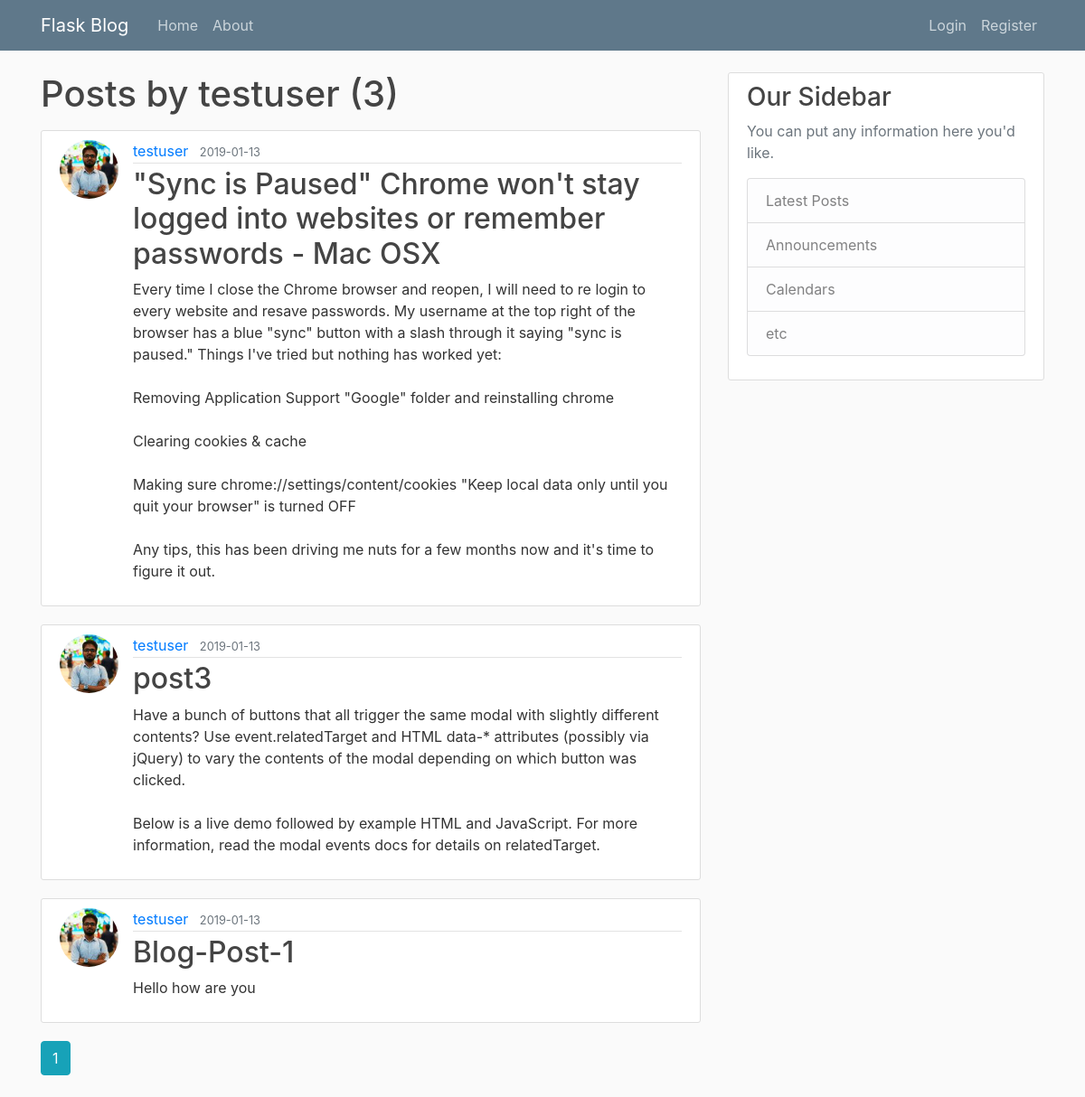
The app's page /user/testuser with its own data.
### flaskblog/models.py (models this page shows, shortened)
class User(db.Model, UserMixin):
    id = db.Column(db.Integer, primary_key=True)
    username = db.Column(db.String(20), unique=True, nullable=False)
    email = db.Column(db.String(120), unique=True, nullable=False)
    image_file = db.Column(db.String(20), nullable=False, default='default.jpg')
    password = db.Column(db.String(60), nullable=False)
    posts = db.relationship('Post', backref='author', lazy=True)

class Post(db.Model):
    id = db.Column(db.Integer, primary_key=True)
    title =  db.Column(db.String(120),  nullable=False)
    date_posted = db.Column(db.DateTime, nullable=False, default=datetime.utcnow)
    content = db.Column(db.Text, nullable=False)
    user_id = db.Column(db.Integer, db.ForeignKey('user.id'), nullable=False)

### flaskblog/routes.py (the view)
@app.route("/user/<string:username>")
def user_posts(username):
    page = request.args.get('page', 1, type=int)
    user = User.query.filter_by(username=username).first_or_404()
    posts = Post.query.filter_by(author=user)\
        .order_by(Post.date_posted.desc())\
        .paginate(page=page, per_page=5)
    return render_template('user_post.html', posts=posts, user=user)

### flaskblog/templates/user_post.html
{% extends "layout.html" %}
{% block content %}
    <h1 class="mb-3">Posts by {{ user.username }} ({{ posts.total }})</h1>
    {% for post in posts.items %}
        <article class="media content-section">
            <img class="rounded-circle article-img"
                 src="{{ url_for('static',filename='profile_pics/' + post.author.image_file) }}">
            <div class="media-body">
                <div class="article-metadata">
                    <a class="mr-2" href="{{ url_for('user_posts', username=post.author.username) }}">{{ post.author.username }}</a>
                    <small class="text-muted">{{ post.date_posted.strftime('%Y-%m-%d') }}</small>
                </div>
                <h2><a class="article-title" href="{{ url_for('post', post_id=post.id) }}">{{ post.title }}</a></h2>
                <p class="article-content">{{ post.content }}</p>
            </div>
        </article>
    {% endfor %}
    {% for page_num in posts.iter_pages(left_edge=1, right_edge=1, left_current=1, right_current=2) %}
        {% if page_num %}
            {% if posts.page == page_num %}
                <a class="btn btn-info mb-4"  href="{{ url_for('user_posts',username=user.username, page=page_num) }}">{{ page_num }}</a>
            {% else %}
                <a class="btn btn-outline-info mb-4"  href="{{ url_for('home', page=page_num) }}">{{ page_num }}</a>
            {% endif %}
        {% else %}
            ...
        {% endif %}
    {% endfor %}
{% endblock content %}

### flaskblog/static/main.css (style rules this page uses)
body { background: #fafafa; color: #333333; margin-top: 5rem; }
h1, h2, h3, h4, h5, h6 { color: #444444; }
.content-section { background: #ffffff; padding: 10px 20px; border: 1px solid #dddddd; border-radius: 3px; margin-bottom: 20px; }
.article-title { color: #444444; }
.article-content { white-space: pre-line; }
.article-img { height: 65px; width: 65px; margin-right: 16px; }
.article-metadata { padding-bottom: 1px; margin-bottom: 4px; border-bottom: 1px solid #e3e3e3 }

### records on screen
User: username "testuser"
Post: image_file (picture), author.username "testuser", date_posted "2019-01-13", title "\"Sync is Paused\" Chrome won't stay logged into websites or remember passwords - Mac OSX", content "Every time I close the Chrome browser and reopen, I will need to re login to every website and resave passwords. My username at the top right of the browser has a blue \"sync\" button with a slash through it saying \"sync is paused.\" Things I've tried but nothing has worked yet: Removing Application Support \"Google\" folder and reinstalling chrome Clearing cookies & cache Making sure chrome://settings/content/cookies \"Keep local data only until you quit your browser\" is turned OFF Any tips, this has been driving me nuts for a few months now and it's time to figure it out."
Post: image_file (picture), author.username "testuser", date_posted "2019-01-13", title "post3", content "Have a bunch of buttons that all trigger the same modal with slightly different contents? Use event.relatedTarget and HTML data-* attributes (possibly via jQuery) to vary the contents of the modal depending on which button was clicked. Below is a live demo followed by example HTML and JavaScript. For more information, read the modal events docs for details on relatedTarget."
Post: image_file (picture), author.username "testuser", date_posted "2019-01-13", title "Blog-Post-1", content "Hello how are you"

### other values on screen
{{ posts.total }} "3"
{{ page_num }} "1"
